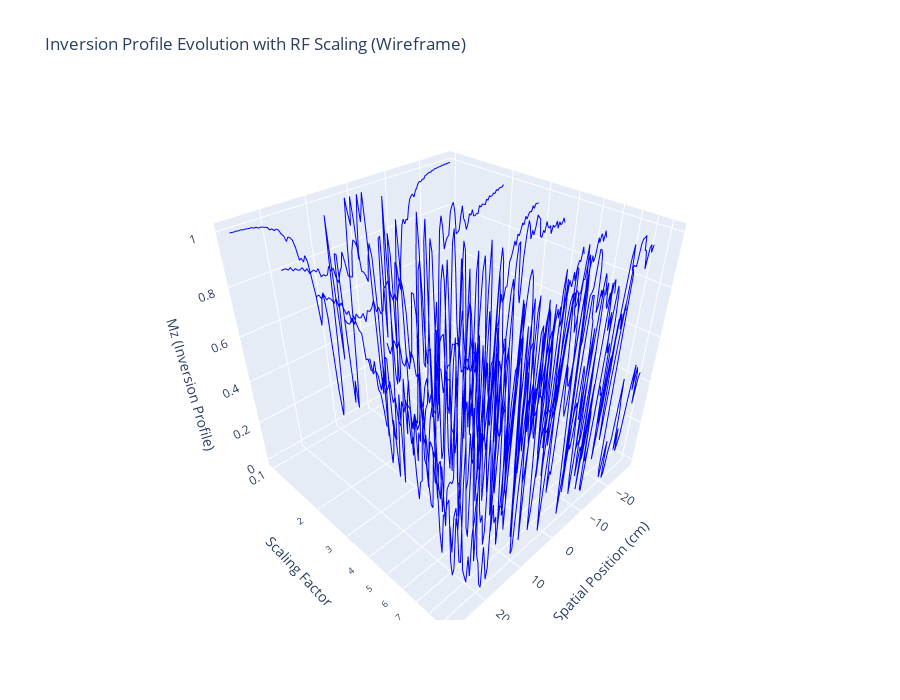

Notebook cell for this chart:
### Code cell
# Ensure x is a 1D array and squeeze inversion_profiles if needed
x = np.asarray(x).flatten()
inversion_profiles = np.squeeze(inversion_profiles)

# Create wireframe plot
fig = go.Figure()

# Plot profiles as lines (along x-axis for each scaling factor)
step = max(1, len(scale_factors) // 10)
for i in range(0, len(scale_factors), step):
    fig.add_trace(go.Scatter3d(
        x=x,
        y=[scale_factors[i]] * len(x),
        z=inversion_profiles[i],
        mode='lines',
        line=dict(color='blue', width=2),
        showlegend=False
    ))


# # Plot lines along scaling factor dimension
# x_step = max(1, len(x) // 10)
# for i in range(0, len(x), x_step):
#     fig.add_trace(go.Scatter3d(
#         x=[x[i]] * len(scale_factors),
#         y=scale_factors,
#         z=inversion_profiles[:, i],
#         mode='lines',
#         line=dict(color='red', width=1),
#         showlegend=False
#     ))

fig.update_layout(
    title='Inversion Profile Evolution with RF Scaling (Wireframe)',
    scene=dict(
        xaxis_title='Spatial Position (cm)',
        yaxis_title='Scaling Factor',
        zaxis_title='Mz (Inversion Profile)'
    ),
    width=900,
    height=700
)

fig.show()
